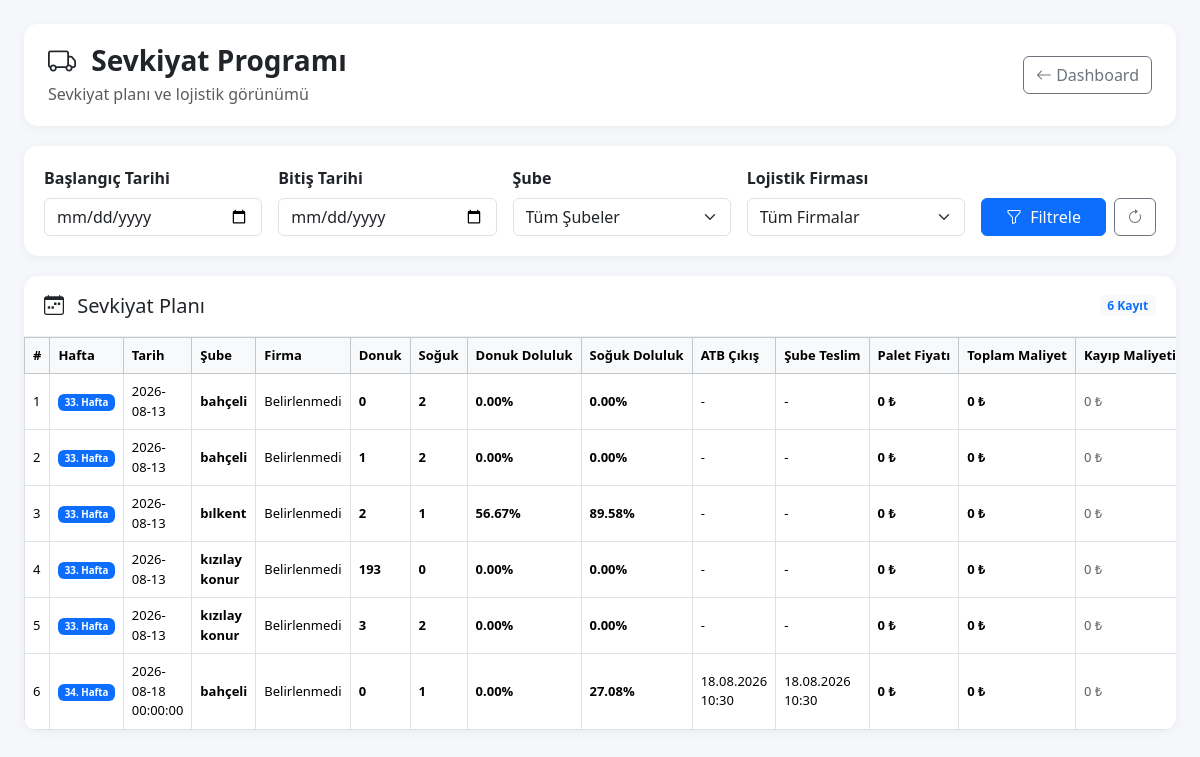
Screenshot of /sevkiyat (signed in) with the database file from the repository.
### tables this page shows
CREATE TABLE sevkiyat_programi(

        id INTEGER PRIMARY KEY AUTOINCREMENT,

        hafta INTEGER,

        tarih TEXT,

        firma TEXT,

        sube_id INTEGER,

        donuk REAL DEFAULT 0,

        soguk REAL DEFAULT 0,

        donuk_doluluk REAL DEFAULT 0,

        soguk_doluluk REAL DEFAULT 0,

        atb_cikis TEXT,

        sube_teslim TEXT,

        palet_fiyat REAL DEFAULT 0,

        toplam_maliyet REAL DEFAULT 0,

        kayip_maliyeti REAL DEFAULT 0,

        durum TEXT DEFAULT 'PLANLANDI',

        FOREIGN KEY(sube_id)
        REFERENCES subeler(id)

    );

CREATE TABLE subeler(

            id INTEGER PRIMARY KEY AUTOINCREMENT,

            sube_adi TEXT NOT NULL,

            yetkili TEXT,

            telefon TEXT,

            eposta TEXT,

            il TEXT,

            ilce TEXT,

            adres TEXT,

            durum TEXT

        , kullanici_adi TEXT, sifre TEXT, uretim_gunu TEXT, sevkiyat_gunu TEXT, sevkiyat_saati TEXT, teslim_suresi TEXT, limit_tutari REAL DEFAULT 0);

### src/main.py (the view)
@app.route("/sevkiyat")
def sevkiyat():
    sonuc = admin_kontrol()
    if sonuc:
        return sonuc
    baslangic = request.args.get(
        "baslangic",
        ""
    )
    bitis = request.args.get(
        "bitis",
        ""
    )
    sube_id = request.args.get(
        "sube_id",
        ""
    )
    firma = request.args.get(
        "firma",
        ""
    )
    sube_id = (
        int(sube_id)
        if sube_id
        else None
    )
    sevkiyatlar = get_sevkiyat_programi(
        baslangic=baslangic or None,
        bitis=bitis or None,
        sube_id=sube_id,
        firma=firma or None
    )
    filtre_subeler = get_tum_subeler()
    return render_template(
        "sevkiyat.html",
        sevkiyatlar=sevkiyatlar,
        filtre_subeler=filtre_subeler,
        baslangic=baslangic,
        bitis=bitis,
        secili_sube=sube_id,
        secili_firma=firma
    )

### src/database.py (called while the page is built)
def connect_database():
    print("DB =", os.path.abspath(DB_NAME))
    return sqlite3.connect(DB_NAME)

def get_tum_subeler():
    conn = connect_database()
    cursor = conn.cursor()
    cursor.execute("""
        SELECT
            id,
            sube_adi
        FROM subeler
        WHERE durum='Aktif'
        ORDER BY sube_adi
    """)
    sonuc = cursor.fetchall()
    conn.close()
    return sonuc

### src/main.py (called while the page is built)
@app.before_request
def test():
    print(
        "METHOD:",
        request.method,
        "URL:",
        request.path
    )

def admin_kontrol():
    if "giris" not in session:
        return redirect("/")
    if session.get("yetki") != "admin":
        abort(403)
    return None

### templates/sevkiyat.html (shortened to what this page needs)
<!DOCTYPE html>
<html lang="tr">
<head>
    <link
        href="https://cdn.jsdelivr.net/npm/bootstrap@5.3.3/dist/css/bootstrap.min.css"
        rel="stylesheet"
    >
    <link
        rel="stylesheet"
        href="https://cdn.jsdelivr.net/npm/bootstrap-icons@1.11.3/font/bootstrap-icons.min.css"
    >
</head>
<body>
<div class="container-fluid px-4 py-4">
    <div class="page-header">
        <div class="d-flex justify-content-between align-items-center">
            <div>
                <h3 class="page-title">
                    <i class="bi bi-truck me-2"></i>
                    Sevkiyat Programı
                </h3>
                <div class="text-muted mt-1">
                    Sevkiyat planı ve lojistik görünümü
                </div>
            </div>
            <div>
                <a
                    href="/dashboard"
                    class="btn btn-outline-secondary"
                >
                    <i class="bi bi-arrow-left"></i>
                    Dashboard
                </a>
            </div>
        </div>
    </div>
    <div class="filter-card">
        <form
            method="GET"
            action="/sevkiyat"
        >
            <div class="row g-3 align-items-end">
                <div class="col-md">
                    <label class="form-label fw-semibold">
                        Başlangıç Tarihi
                    </label>
                    <input
                        type="date"
                        name="baslangic"
                        class="form-control"
                        value="{{ baslangic }}"
                    >
                </div>
                <div class="col-md">
                    <label class="form-label fw-semibold">
                        Bitiş Tarihi
                    </label>
                    <input
                        type="date"
                        name="bitis"
                        class="form-control"
                        value="{{ bitis }}"
                    >
                </div>
                <div class="col-md">
                    <label class="form-label fw-semibold">
                        Şube
                    </label>
                    <select
                        name="sube_id"
                        class="form-select"
                    >
                        <option value="">
                            Tüm Şubeler
                        </option>
                    </select>
                </div>
                <div class="col-md">
                    <label class="form-label fw-semibold">
                        Lojistik Firması
                    </label>
                    <select
                        name="firma"
                        class="form-select"
                    >
                        <option value="">
                            Tüm Firmalar
                        </option>
                    </select>
                </div>
                <div class="col-md-auto">
                    <div class="d-flex gap-2">
                        <button
                            type="submit"
                            class="btn btn-primary px-4"
                        >
                            <i class="bi bi-funnel me-1"></i>
                            Filtrele
                        </button>
                        <a
                            href="/sevkiyat"
                            class="btn btn-outline-secondary"
                            title="Filtreleri Temizle"
                        >
                            <i class="bi bi-arrow-clockwise"></i>
                        </a>
                    </div>
                </div>
            </div>
        </form>
    </div>
    <div class="table-card">
        <div class="table-card-header">
            <div class="d-flex justify-content-between align-items-center">
                <div>
                    <h5 class="mb-0">
                        <i class="bi bi-calendar-week me-2"></i>
                        Sevkiyat Planı
                    </h5>
                </div>
                <span class="badge bg-light text-primary">
                    {{ sevkiyatlar|length }} Kayıt
                </span>
            </div>
        </div>
        {% if sevkiyatlar %}
        <div class="table-responsive">
            <table class="table table-hover table-bordered mb-0">
                <thead class="table-light">
                    <tr>
                        <th>#</th>
                        <th>Hafta</th>
                        <th>Tarih</th>
                        <th>Şube</th>
                        <th>Firma</th>
                        <th>Donuk</th>
                        <th>Soğuk</th>
                        <th>Donuk Doluluk</th>
                        <th>Soğuk Doluluk</th>
                        <th>ATB Çıkış</th>
                        <th>Şube Teslim</th>
                        <th>Palet Fiyatı</th>
                        <th>Toplam Maliyet</th>
                        <th>Kayıp Maliyeti</th>
                    </tr>
                </thead>
                <tbody>
                {% for sevkiyat in sevkiyatlar %}
                    <tr>
                        <td>
                            {{ loop.index }}
                        </td>
                        <td>
                            <span class="badge bg-primary">
                                {{ sevkiyat[1] }}. Hafta
                            </span>
                        </td>
                        <td>
                            {{ sevkiyat[2] or "-" }}
                        </td>
                        <td class="sube-adi">
                            {{ sevkiyat[5] }}
                        </td>
                        <td>
                            {{ sevkiyat[3] or "-" }}
                        </td>
<td class="donuk">
    {{ "%.0f"|format(sevkiyat[6] or 0) }}
</td>
<td class="soguk">
    {{ "%.0f"|format(sevkiyat[7] or 0) }}
</td>
<td class="doluluk">
    {% if sevkiyat[8] is not none %}
        {{ "%.2f"|format(sevkiyat[8]) }}%
    {% else %}
        -
    {% endif %}
</td>
<td class="doluluk">
    {% if sevkiyat[9] is not none %}
        {{ "%.2f"|format(sevkiyat[9]) }}%
    {% else %}
        -
    {% endif %}
</td>
                        <td>
                            {{ sevkiyat[10] or "-" }}
                        </td>
                        <td>
                            {{ sevkiyat[11] or "-" }}
                        </td>
                        <td class="maliyet">
                            {{ "{:,.0f}".format(sevkiyat[12] or 0) }} ₺
                        </td>
                        <td class="maliyet">
                            {{ "{:,.0f}".format(sevkiyat[13] or 0) }} ₺
                        </td>
                        <td>
                            {% if sevkiyat[14] and sevkiyat[14] > 0 %}
                                <span class="text-danger fw-semibold">
                                    {{ "{:,.0f}".format(sevkiyat[14]) }} ₺
                                </span>
                            {% else %}
                                <span class="text-muted">
                                    0 ₺
                                </span>
                            {% endif %}
                        </td>
                    </tr>
                {% endfor %}
                </tbody>
            </table>
        </div>
        {% endif %}
    </div>
</div>
</body>
</html>

### templates/sevkiyat.html (style rules this page uses)
body { background-color: #f5f7fb; }
.page-header { background: white; border-radius: 14px; padding: 20px 24px; margin-bottom: 20px; box-shadow: 0 2px 10px rgba(0,0,0,0.05); }
.page-title { font-weight: 700; margin: 0; }
.filter-card { background: white; border-radius: 14px; padding: 20px; margin-bottom: 20px; box-shadow: 0 2px 10px rgba(0,0,0,0.05); }
.table-card { background: white; border-radius: 14px; overflow: hidden; box-shadow: 0 2px 10px rgba(0,0,0,0.05); }
.table-card-header { padding: 18px 20px; border-bottom: 1px solid #eee; }
.table th { white-space: nowrap; font-size: 13px; vertical-align: middle; }
.table td { vertical-align: middle; font-size: 13px; }
.sube-adi { font-weight: 600; }
.donuk { font-weight: 600; }
.soguk { font-weight: 600; }
.doluluk { font-weight: 600; }
.maliyet { font-weight: 600; }

### rows the page displays
sevkiyat_programi: hafta "33", tarih "2026-08-13", sube_adi "bahçeli", firma "Belirlenmedi", donuk "0", soguk "2", donuk_doluluk "0.00", soguk_doluluk "0.00", atb_cikis "-", sube_teslim "-", palet_fiyat "0", toplam_maliyet "0", kayip_maliyeti "0 ₺"
sevkiyat_programi: hafta "33", tarih "2026-08-13", sube_adi "bahçeli", firma "Belirlenmedi", donuk "1", soguk "2", donuk_doluluk "0.00", soguk_doluluk "0.00", atb_cikis "-", sube_teslim "-", palet_fiyat "0", toplam_maliyet "0", kayip_maliyeti "0 ₺"
sevkiyat_programi: hafta "33", tarih "2026-08-13", sube_adi "bılkent", firma "Belirlenmedi", donuk "2", soguk "1", donuk_doluluk "56.67", soguk_doluluk "89.58", atb_cikis "-", sube_teslim "-", palet_fiyat "0", toplam_maliyet "0", kayip_maliyeti "0 ₺"
sevkiyat_programi: hafta "33", tarih "2026-08-13", sube_adi "kızılay konur", firma "Belirlenmedi", donuk "193", soguk "0", donuk_doluluk "0.00", soguk_doluluk "0.00", atb_cikis "-", sube_teslim "-", palet_fiyat "0", toplam_maliyet "0", kayip_maliyeti "0 ₺"
sevkiyat_programi: hafta "33", tarih "2026-08-13", sube_adi "kızılay konur", firma "Belirlenmedi", donuk "3", soguk "2", donuk_doluluk "0.00", soguk_doluluk "0.00", atb_cikis "-", sube_teslim "-", palet_fiyat "0", toplam_maliyet "0", kayip_maliyeti "0 ₺"
sevkiyat_programi: hafta "34", tarih "2026-08-18 00:00:00", sube_adi "bahçeli", firma "Belirlenmedi", donuk "0", soguk "1", donuk_doluluk "0.00", soguk_doluluk "27.08", atb_cikis "18.08.2026 10:30", sube_teslim "18.08.2026 10:30", palet_fiyat "0", toplam_maliyet "0", kayip_maliyeti "0 ₺"

### other values shown
{{ sevkiyatlar|length }} "6"
